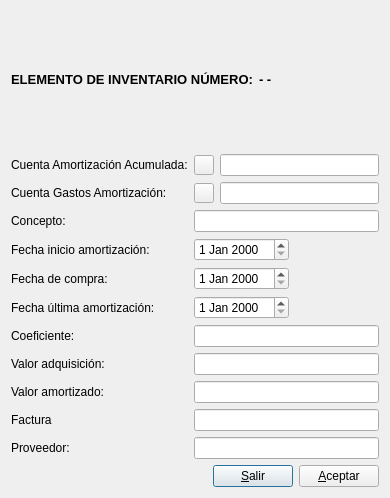
<?xml version="1.0" encoding="UTF-8"?>
<ui version="4.0">
 <class>item_inmov</class>
 <widget class="QDialog" name="item_inmov">
  <property name="geometry">
   <rect>
    <x>0</x>
    <y>0</y>
    <width>390</width>
    <height>498</height>
   </rect>
  </property>
  <property name="windowTitle">
   <string>Elemento de inventario de inmovilizado</string>
  </property>
  <layout class="QVBoxLayout" name="verticalLayout">
   <item>
    <layout class="QHBoxLayout" name="horizontalLayout_4">
     <item>
      <widget class="QLabel" name="label">
       <property name="font">
        <font>
         <pointsize>10</pointsize>
         <weight>75</weight>
         <bold>true</bold>
        </font>
       </property>
       <property name="text">
        <string>ELEMENTO DE INVENTARIO NÚMERO:</string>
       </property>
      </widget>
     </item>
     <item>
      <widget class="QLabel" name="numlabel">
       <property name="font">
        <font>
         <pointsize>10</pointsize>
         <weight>75</weight>
         <bold>true</bold>
        </font>
       </property>
       <property name="text">
        <string>- -</string>
       </property>
      </widget>
     </item>
    </layout>
   </item>
   <item>
    <layout class="QFormLayout" name="formLayout">
     <property name="fieldGrowthPolicy">
      <enum>QFormLayout::ExpandingFieldsGrow</enum>
     </property>
     <item row="0" column="0">
      <widget class="QLabel" name="label_13">
       <property name="text">
        <string>Cuenta Amortización Acumulada:</string>
       </property>
      </widget>
     </item>
     <item row="1" column="0">
      <widget class="QLabel" name="label_3">
       <property name="text">
        <string>Cuenta Gastos Amortización:</string>
       </property>
      </widget>
     </item>
     <item row="2" column="0">
      <widget class="QLabel" name="label_4">
       <property name="text">
        <string>Concepto:</string>
       </property>
      </widget>
     </item>
     <item row="2" column="1">
      <widget class="QLineEdit" name="conceptolineEdit"/>
     </item>
     <item row="3" column="0">
      <widget class="QLabel" name="label_5">
       <property name="text">
        <string>Fecha inicio amortización:</string>
       </property>
      </widget>
     </item>
     <item row="4" column="0">
      <widget class="QLabel" name="label_6">
       <property name="text">
        <string>Fecha de compra:</string>
       </property>
      </widget>
     </item>
     <item row="5" column="0">
      <widget class="QLabel" name="label_7">
       <property name="text">
        <string>Fecha última amortización:</string>
       </property>
      </widget>
     </item>
     <item row="6" column="0">
      <widget class="QLabel" name="label_8">
       <property name="text">
        <string>Coeficiente:</string>
       </property>
      </widget>
     </item>
     <item row="6" column="1">
      <widget class="QLineEdit" name="coeflineEdit"/>
     </item>
     <item row="7" column="0">
      <widget class="QLabel" name="label_9">
       <property name="text">
        <string>Valor adquisición:</string>
       </property>
      </widget>
     </item>
     <item row="7" column="1">
      <widget class="QLineEdit" name="vadqlineEdit"/>
     </item>
     <item row="8" column="0">
      <widget class="QLabel" name="label_10">
       <property name="text">
        <string>Valor amortizado:</string>
       </property>
      </widget>
     </item>
     <item row="8" column="1">
      <widget class="QLineEdit" name="vamortlineEdit"/>
     </item>
     <item row="9" column="0">
      <widget class="QLabel" name="label_11">
       <property name="text">
        <string>Factura</string>
       </property>
      </widget>
     </item>
     <item row="9" column="1">
      <widget class="QLineEdit" name="factlineEdit"/>
     </item>
     <item row="10" column="0">
      <widget class="QLabel" name="label_12">
       <property name="text">
        <string>Proveedor:</string>
       </property>
      </widget>
     </item>
     <item row="10" column="1">
      <widget class="QLineEdit" name="provlineEdit"/>
     </item>
     <item row="0" column="1">
      <layout class="QHBoxLayout" name="horizontalLayout_2">
       <item>
        <widget class="QPushButton" name="busca_aa_pushButton">
         <property name="minimumSize">
          <size>
           <width>20</width>
           <height>20</height>
          </size>
         </property>
         <property name="maximumSize">
          <size>
           <width>20</width>
           <height>20</height>
          </size>
         </property>
         <property name="text">
          <string/>
         </property>
         <property name="icon">
          <iconset resource="keme.qrc">
           <normaloff>:/iconos/graf/viewer.xpm</normaloff>:/iconos/graf/viewer.xpm</iconset>
         </property>
         <property name="shortcut">
          <string/>
         </property>
         <property name="autoDefault">
          <bool>false</bool>
         </property>
        </widget>
       </item>
       <item>
        <widget class="QLineEdit" name="cta_aa_lineEdit"/>
       </item>
      </layout>
     </item>
     <item row="1" column="1">
      <layout class="QHBoxLayout" name="horizontalLayout_3">
       <item>
        <widget class="QPushButton" name="buscagpushButton">
         <property name="minimumSize">
          <size>
           <width>20</width>
           <height>20</height>
          </size>
         </property>
         <property name="maximumSize">
          <size>
           <width>20</width>
           <height>20</height>
          </size>
         </property>
         <property name="text">
          <string/>
         </property>
         <property name="icon">
          <iconset resource="keme.qrc">
           <normaloff>:/iconos/graf/viewer.xpm</normaloff>:/iconos/graf/viewer.xpm</iconset>
         </property>
         <property name="shortcut">
          <string/>
         </property>
         <property name="autoDefault">
          <bool>false</bool>
         </property>
        </widget>
       </item>
       <item>
        <widget class="QLineEdit" name="cta_g_lineEdit"/>
       </item>
      </layout>
     </item>
     <item row="3" column="1">
      <widget class="QDateEdit" name="inicio_amortdateEdit"/>
     </item>
     <item row="4" column="1">
      <widget class="QDateEdit" name="compradateEdit"/>
     </item>
     <item row="5" column="1">
      <widget class="QDateEdit" name="ult_amortdateEdit"/>
     </item>
    </layout>
   </item>
   <item>
    <layout class="QHBoxLayout" name="horizontalLayout">
     <item>
      <spacer name="horizontalSpacer">
       <property name="orientation">
        <enum>Qt::Horizontal</enum>
       </property>
       <property name="sizeHint" stdset="0">
        <size>
         <width>40</width>
         <height>20</height>
        </size>
       </property>
      </spacer>
     </item>
     <item>
      <widget class="QPushButton" name="pushButton_2">
       <property name="text">
        <string>&amp;Salir</string>
       </property>
       <property name="icon">
        <iconset resource="keme.qrc">
         <normaloff>:/iconos/graf/borrar.png</normaloff>:/iconos/graf/borrar.png</iconset>
       </property>
      </widget>
     </item>
     <item>
      <widget class="QPushButton" name="aceptarpushButton">
       <property name="text">
        <string>&amp;Aceptar</string>
       </property>
       <property name="icon">
        <iconset resource="keme.qrc">
         <normaloff>:/iconos/graf/check2.png</normaloff>:/iconos/graf/check2.png</iconset>
       </property>
      </widget>
     </item>
    </layout>
   </item>
  </layout>
 </widget>
 <tabstops>
  <tabstop>cta_aa_lineEdit</tabstop>
  <tabstop>cta_g_lineEdit</tabstop>
  <tabstop>conceptolineEdit</tabstop>
  <tabstop>inicio_amortdateEdit</tabstop>
  <tabstop>compradateEdit</tabstop>
  <tabstop>ult_amortdateEdit</tabstop>
  <tabstop>coeflineEdit</tabstop>
  <tabstop>vadqlineEdit</tabstop>
  <tabstop>vamortlineEdit</tabstop>
  <tabstop>factlineEdit</tabstop>
  <tabstop>provlineEdit</tabstop>
  <tabstop>busca_aa_pushButton</tabstop>
  <tabstop>buscagpushButton</tabstop>
  <tabstop>aceptarpushButton</tabstop>
  <tabstop>pushButton_2</tabstop>
 </tabstops>
 <resources>
  <include location="keme.qrc"/>
 </resources>
 <connections>
  <connection>
   <sender>pushButton_2</sender>
   <signal>clicked()</signal>
   <receiver>item_inmov</receiver>
   <slot>reject()</slot>
   <hints>
    <hint type="sourcelabel">
     <x>292</x>
     <y>490</y>
    </hint>
    <hint type="destinationlabel">
     <x>233</x>
     <y>374</y>
    </hint>
   </hints>
  </connection>
 </connections>
</ui>
